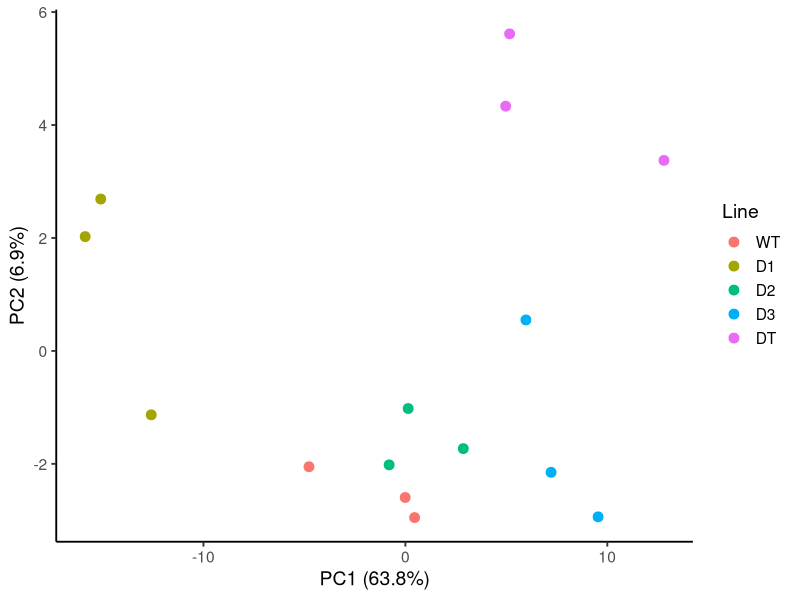
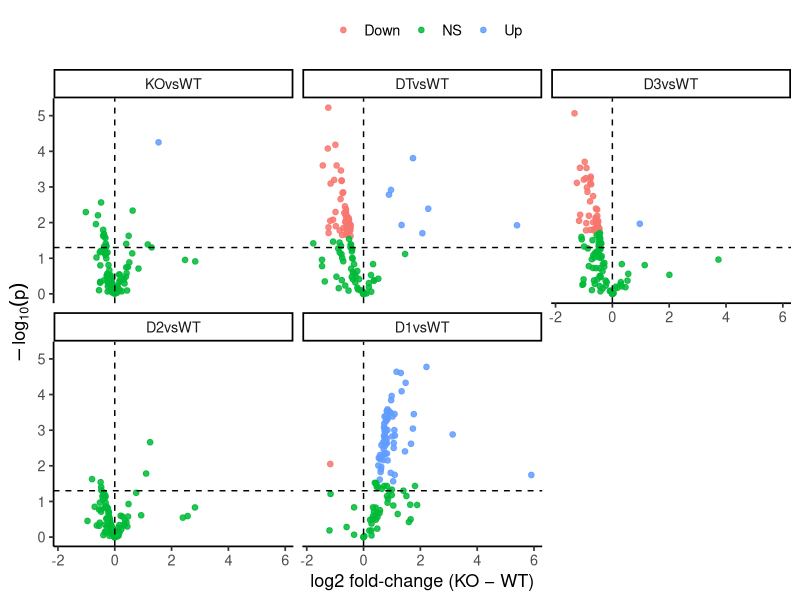
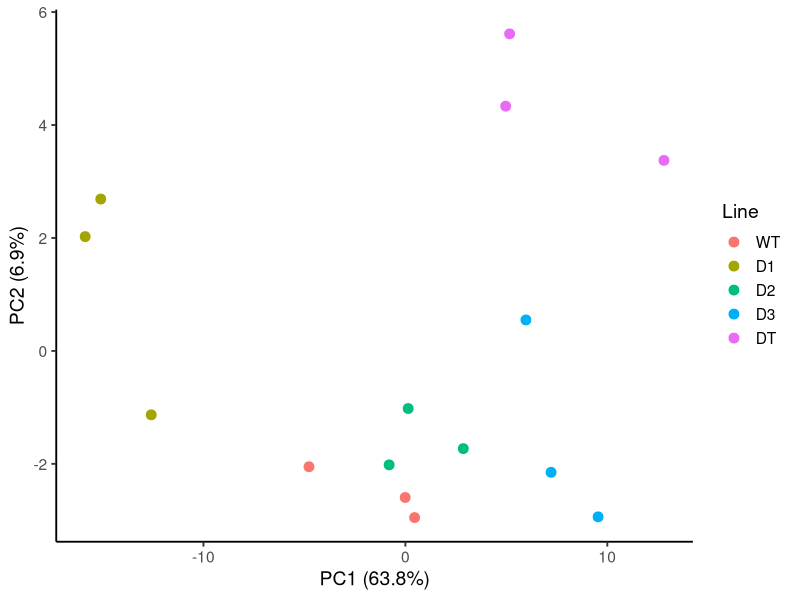
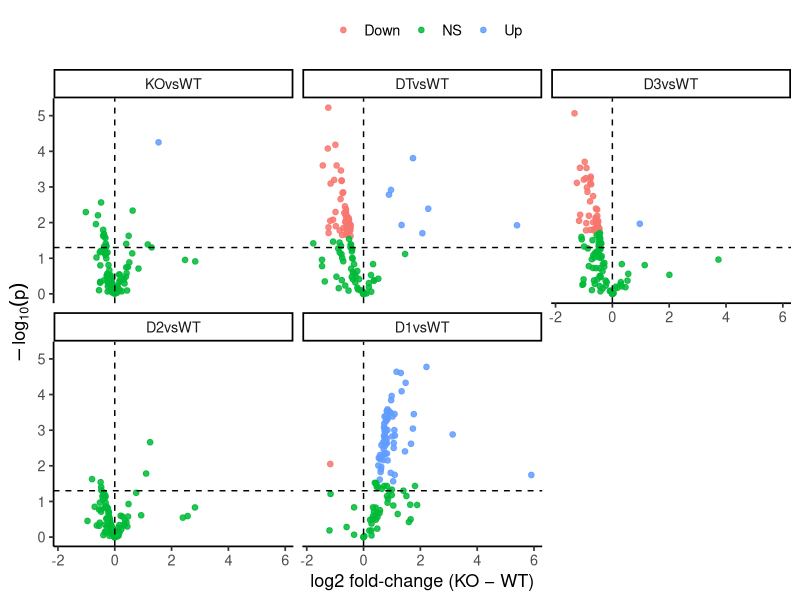

These figures' R source, in order:


# ---- packages ----
library(readr)
library(dplyr)
library(tidyr)
library(ggplot2)
library(limma)
library(tibble)
library(UpSetR)
library(ggrepel)
library(pheatmap)
library(svglite)

# ---- read + prep ----
data <- read_tsv(
  "Derlin_KO_Data_Clean.txt",
  quote = "",
  comment = "",
  name_repair = "minimal"
)

# media only
data <- data %>% select(1, contains("Media", ignore.case = FALSE))

media_cols <- names(data)[-1]
data[media_cols] <- lapply(data[media_cols], as.double)

X <- as.matrix(data[, media_cols, drop = FALSE])
X[X < 0] <- NA_real_

hmin <- apply(X, 1, function(v) {
  pv <- v[!is.na(v) & v > 0]
  if (length(pv)) 0.5 * min(pv) else NA_real_
})

keep <- !is.na(hmin)
X    <- X[keep, , drop = FALSE]
hmin <- hmin[keep]

zero_idx <- which(X == 0, arr.ind = TRUE)
if (nrow(zero_idx)) X[zero_idx] <- hmin[zero_idx[, 1]]

na_idx <- which(is.na(X), arr.ind = TRUE)
if (nrow(na_idx)) X[na_idx] <- hmin[na_idx[, 1]]

X_log2 <- log2(X)

data_log2 <- cbind(data[keep, 1, drop = FALSE], as.data.frame(X_log2))

data_log2 <- data_log2 %>%
  mutate(.mean = rowMeans(across(-1), na.rm = TRUE)) %>%
  arrange(compound, desc(.mean)) %>%
  distinct(compound, .keep_all = TRUE) %>%
  select(-.mean)

# ---- PCA ----
samples <- colnames(data_log2)[-1]
grp_raw <- sub("^((D_WT|DWT|DT|D1|D2|D3)).*", "\\1", samples, perl = TRUE)
grp <- gsub("^(D_WT|DWT)$", "WT", grp_raw)

sample_info <- data.frame(
  Sample = samples,
  Group  = factor(grp, levels = c("WT", "D1", "D2", "D3", "DT")),
  stringsAsFactors = FALSE
)

mat <- t(as.matrix(data_log2[, -1, drop = FALSE]))

if (ncol(mat) > 1) {
  keep_feat <- apply(mat, 2, var) > 0
  mat <- mat[, keep_feat, drop = FALSE]
}

pca <- prcomp(mat, center = TRUE, scale. = TRUE)
var_expl <- (pca$sdev^2) / sum(pca$sdev^2)

scores <- data.frame(
  Sample = rownames(pca$x),
  PC1 = pca$x[, 1],
  PC2 = pca$x[, 2],
  row.names = NULL
)
scores <- merge(scores, sample_info, by = "Sample", sort = FALSE)

p_pca <- ggplot(scores, aes(PC1, PC2, color = Group)) +
  geom_point(size = 3) +
  labs(
    x = paste0("PC1 (", round(100 * var_expl[1], 1), "%)"),
    y = paste0("PC2 (", round(100 * var_expl[2], 1), "%)"),
    color = "Line"
  ) +
  theme_classic(base_size = 14)
print(p_pca)
ggsave("PCA_Media.svg", plot = p_pca, device = "svg", width = 8, height = 6, dpi = 300)

# ---- Differential analysis (limma) ----
expr <- as.matrix(data_log2[, -1, drop = FALSE])
rownames(expr) <- data_log2[[1]]
Group <- sample_info$Group

design <- model.matrix(~ 0 + Group)
colnames(design) <- levels(Group)

fit <- lmFit(expr, design)

contr <- makeContrasts(
  D1vsWT = D1 - WT,
  D2vsWT = D2 - WT,
  D3vsWT = D3 - WT,
  DTvsWT = DT - WT,
  KOvsWT = (D1 + D2 + D3 + DT)/4 - WT,
  levels = design
)

fit2 <- eBayes(contrasts.fit(fit, contr))

res_D1 <- topTable(fit2, coef = "D1vsWT", number = Inf, sort.by = "P")
res_D2 <- topTable(fit2, coef = "D2vsWT", number = Inf, sort.by = "P")
res_D3 <- topTable(fit2, coef = "D3vsWT", number = Inf, sort.by = "P")
res_DT <- topTable(fit2, coef = "DTvsWT", number = Inf, sort.by = "P")
res_KO <- topTable(fit2, coef = "KOvsWT", number = Inf, sort.by = "P")

add_id <- function(df, name) rownames_to_column(df, "ID") %>%
  dplyr::mutate(contrast = name, .before = 1)

results_long <- dplyr::bind_rows(
  add_id(res_D1, "D1vsWT"),
  add_id(res_D2, "D2vsWT"),
  add_id(res_D3, "D3vsWT"),
  add_id(res_DT, "DTvsWT"),
  add_id(res_KO, "KOvsWT")
)

# ---- UpSet plots (save as SVG) ----
ord <- rev(c("D1vsWT","D2vsWT","D3vsWT","DTvsWT","KOvsWT"))
alpha <- 0.05; lfc_min <- 0

ids_for <- function(cn, dir = c("up","down")) {
  dir <- match.arg(dir)
  ix <- results_long$contrast == cn &
    results_long$adj.P.Val < alpha &
    abs(results_long$logFC) >= lfc_min
  ix <- if (dir == "up") ix & results_long$logFC > 0 else ix & results_long$logFC < 0
  unique(results_long$ID[ix])
}

sets_up   <- setNames(lapply(ord, \(cn) ids_for(cn, "up")),   ord)
sets_down <- setNames(lapply(ord, \(cn) ids_for(cn, "down")), ord)

# Upregulated
svglite::svglite("UpSet_Upregulated_Media.svg", width = 10, height = 6, pointsize = 12)
upset(UpSetR::fromList(sets_up), keep.order = TRUE, order.by = "freq",
      mainbar.y.label = "Intersection size (Up)",
      sets.x.label    = "Set size (Up)")
dev.off()

# Downregulated
svglite::svglite("UpSet_Downregulated_Media.svg", width = 10, height = 6, pointsize = 12)
upset(UpSetR::fromList(sets_down), keep.order = TRUE, order.by = "freq",
      mainbar.y.label = "Intersection size (Down)",
      sets.x.label    = "Set size (Down)")
dev.off()

# ---- Volcano (faceted) ----
volc_df <- results_long %>%
  transmute(
    contrast = factor(contrast, levels = ord),
    ID, logFC, P.Value, adj.P.Val,
    neglog10P = -log10(P.Value),
    sig = case_when(
      adj.P.Val < alpha & logFC >=  lfc_min ~ "Up",
      adj.P.Val < alpha & logFC <= -lfc_min ~ "Down",
      TRUE                                  ~ "NS"
    )
  )

n_label <- 10
label_df <- volc_df %>%
  filter(sig != "NS") %>%
  group_by(contrast) %>%
  slice_max(order_by = neglog10P, n = n_label, with_ties = FALSE) %>%
  ungroup()

p_volc <- ggplot(volc_df, aes(x = logFC, y = neglog10P, color = sig)) +
  geom_point(size = 1.6, alpha = 0.85) +
  geom_vline(xintercept = c(-lfc_min, lfc_min), linetype = "dashed") +
  geom_hline(yintercept = -log10(alpha), linetype = "dashed") +
  facet_wrap(~ contrast, ncol = 3) +
  labs(
    x = "log2 fold-change (KO − WT)",
    y = expression(-log[10](p)),
    color = ""
  ) +
  theme_classic(base_size = 13) +
  theme(legend.position = "top")
print(p_volc)
ggsave("Volcano_AllContrasts_Media.svg", plot = p_volc, device = "svg",
       width = 10, height = 8, dpi = 300)
